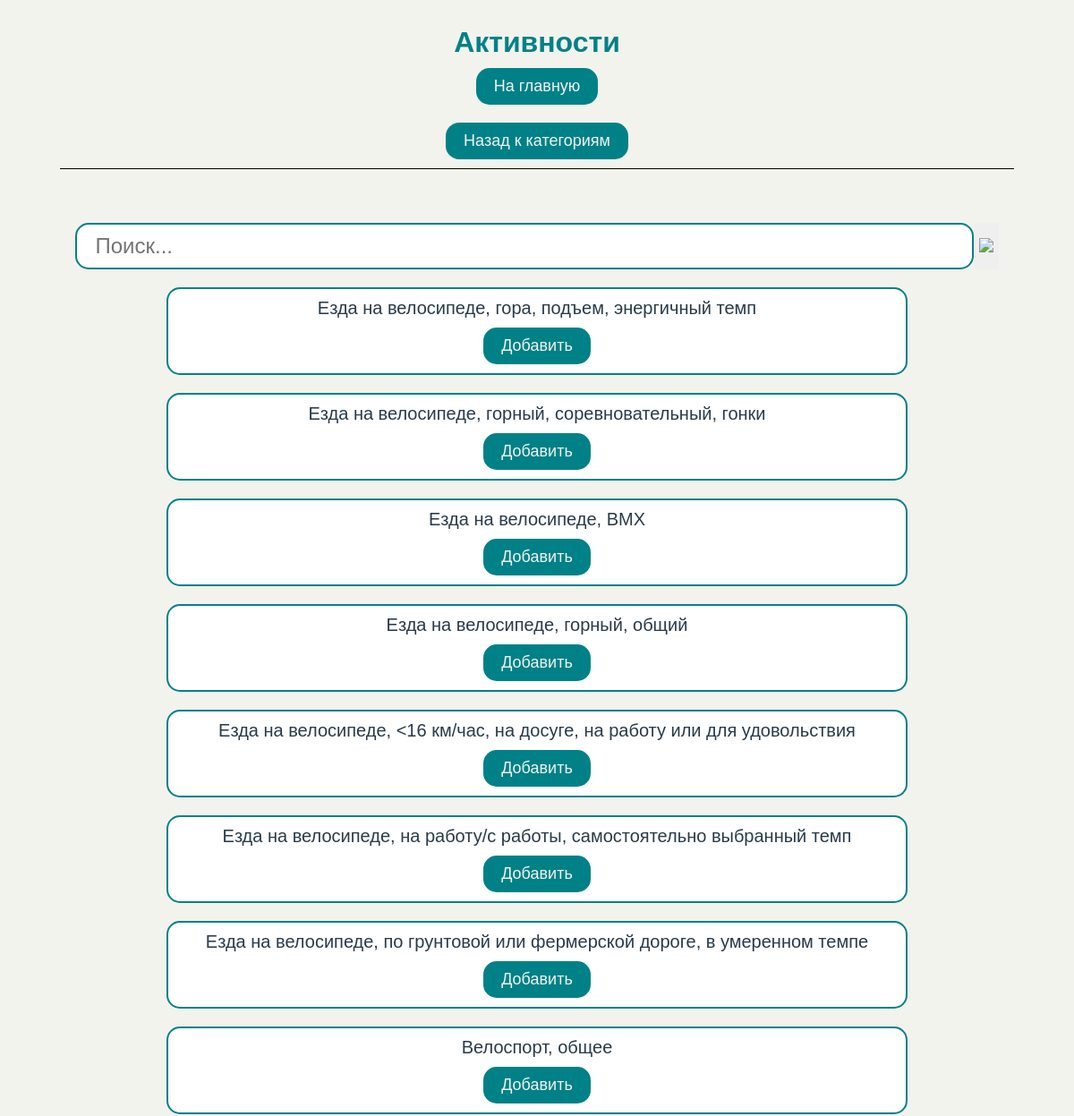
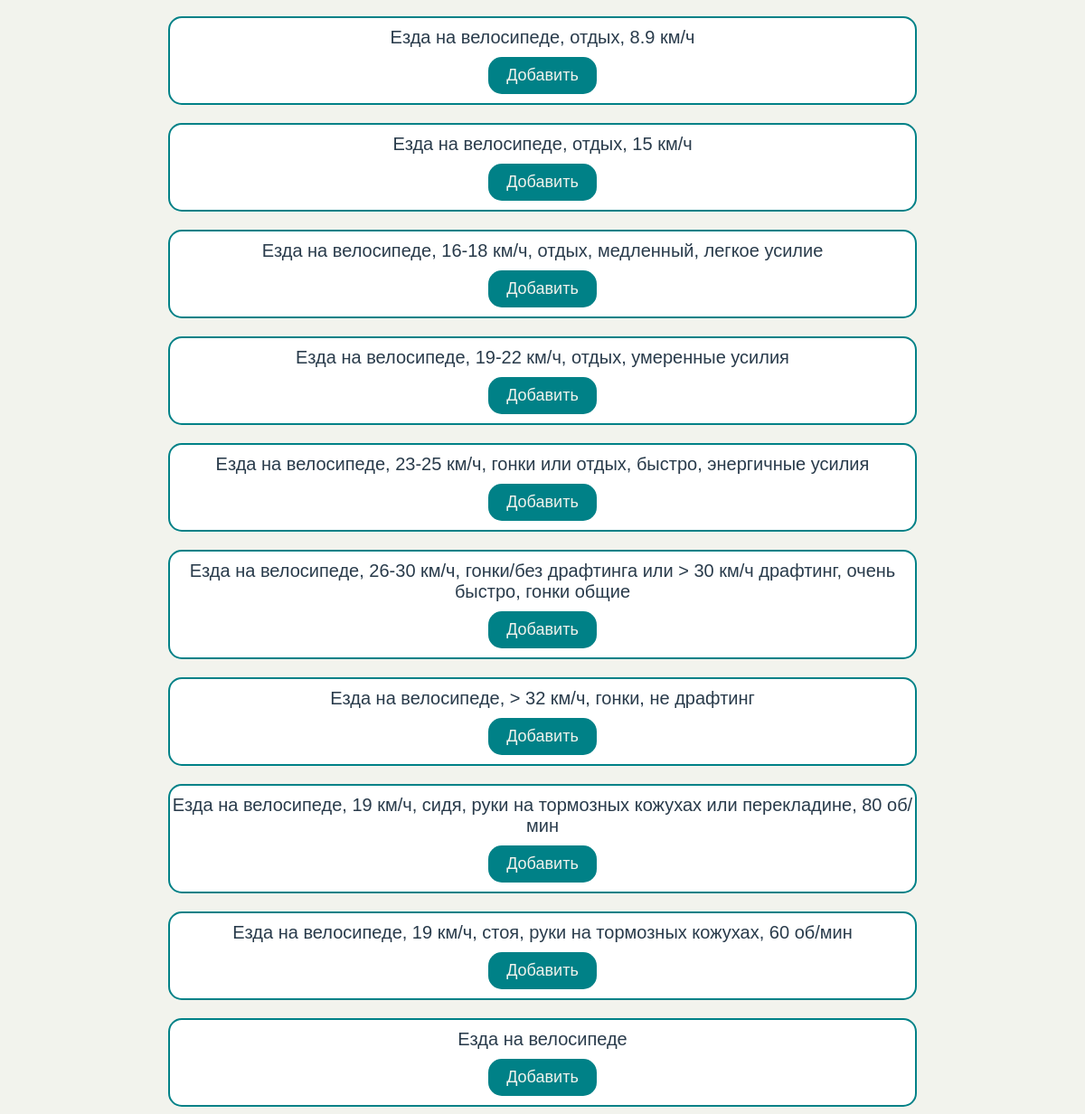
Screenshot of /categories/Езда на велосипеде/ with the database file from the repository (2 pictures, top to bottom).
### webflut/models.py (models this page shows, shortened)
class Activity(models.Model):
    category = models.CharField(max_length=200)
    activity_type = models.CharField(max_length=200)
    met = models.FloatField()
    class Meta:
        verbose_name = 'Виды Активностей '
        verbose_name_plural = 'Виды Активностей'

### webflut/views.py (the view)
# urls.py: path('categories/<str:category>/', views.category_items, name='category_items'),
def category_items(request, category):
    search_query = request.GET.get('search')
    if search_query:
        search_query = search_query.capitalize()
    activities = Activity.objects.filter(category=category)
    if search_query:
        activities = activities.filter(
            Q(activity_type__icontains=search_query) | Q(activity_type__contains=search_query)
        )
    return render(request, 'category_detail.html', {'activities': activities})

### webflut/templates/category_detail.html (shortened to what this page needs)
{% load static %}
{% load pwa %}
<!DOCTYPE html>
<html lang="en">
  <head>
    <link href="{% static 'css/Eatings Pages/Activities/activities.css' %}" rel="stylesheet" />
    <link href="{% static 'css/Eatings Pages/general.css' %}" rel="stylesheet" />
  </head>
<body>
<h1>Активности</h1>
<a href="{% url 'calories_and_bjy' %}" class="general-button">На главную</a>
<a href="{% url 'category_list' %}" class="general-button">Назад к категориям</a>
<form action="" class="search" method="GET" autocomplete="off">
   <input type="text" id="search-input" name="search" placeholder="Поиск..." value="{{ search_query|default_if_none:'' }}">
   <button class="search-button" type="submit"><img src="{% static 'accets/поиск.png' %}" /></button>
</form>
<div style="width: 70%;">
    {% for activity in activities %}
    <div class="activities-item">
        <text style="color: #293b4b; font-size: 20px;">{{ activity.activity_type }}</text>
        <button onclick="openModal({{ activity.id }})" id="add-button" class="general-button">Добавить</button>
    </div>
    {% empty %}
    <p>Ничего не найдено</p>
    {% endfor %}
</div>
</body>
</html>

### webflut/static/css/Eatings Pages/Activities/activities.css (style rules this page uses)
.activities-item { display: flex; padding-top: 10px; flex-direction: column; justify-content: center; margin-top: 20px; background-color: white; border-radius: 15px; border: 2px solid #008187; font-size: 15px; }
.activities-item text { text-align: center; color: #008187; font-size: 24px; }
@media (min-width: 769px) { .search img { width: 5vw; } }

### webflut/static/css/Eatings Pages/general.css (style rules this page uses)
html { font-family: Arial, Helvetica, sans-serif; background-color: #f2f3ed; }
body { display: flex; align-items: center; flex-direction: column; }
h1 { color: #008187; margin-block-end: 0em; }
.general-button { font-family: Arial; text-decoration: none; margin: 10px auto; background-color: #008187; border-radius: 15px; padding: 10px 20px; border: none; font-size: 18px; cursor: pointer; color: #f2f3ed; }
.search { width: 90%; margin: auto; display: flex; justify-content: center; border-top: 1px solid black; padding-top: 5vw; }
.search input { width: 90%; padding: 10px 20px; border-radius: 15px; font-size: 24px; border: 2px solid #008187; }
.search img { width: 10vw; }
.search .search-button { border: none; }
@media (min-width: 769px) { .search img { width: 5vw; } }

### rows the page displays
Activity: activity_type "Езда на велосипеде, гора, подъем, энергичный темп"
Activity: activity_type "Езда на велосипеде, горный, соревновательный, гонки"
Activity: activity_type "Езда на велосипеде, BMX"
Activity: activity_type "Езда на велосипеде, горный, общий"
Activity: activity_type "Езда на велосипеде, <16 км/час, на досуге, на работу или для удовольствия"
Activity: activity_type "Езда на велосипеде, на работу/с работы, самостоятельно выбранный темп"
Activity: activity_type "Езда на велосипеде, по грунтовой или фермерской дороге, в умеренном темпе"
Activity: activity_type "Велоспорт, общее"
Activity: activity_type "Езда на велосипеде, отдых, 8.9 км/ч"
Activity: activity_type "Езда на велосипеде, отдых, 15 км/ч"
Activity: activity_type "Езда на велосипеде, 16-18 км/ч, отдых, медленный, легкое усилие"
Activity: activity_type "Езда на велосипеде, 19-22 км/ч, отдых, умеренные усилия"
Activity: activity_type "Езда на велосипеде, 23-25 км/ч, гонки или отдых, быстро, энергичные усилия"
Activity: activity_type "Езда на велосипеде, 26-30 км/ч, гонки/без драфтинга или > 30 км/ч драфтинг, очень быстро, гонки общие"
Activity: activity_type "Езда на велосипеде, > 32 км/ч, гонки, не драфтинг"
Activity: activity_type "Езда на велосипеде, 19 км/ч, сидя, руки на тормозных кожухах или перекладине, 80 об/мин"
Activity: activity_type "Езда на велосипеде, 19 км/ч, стоя, руки на тормозных кожухах, 60 об/мин"
Activity: activity_type "Езда на велосипеде"
